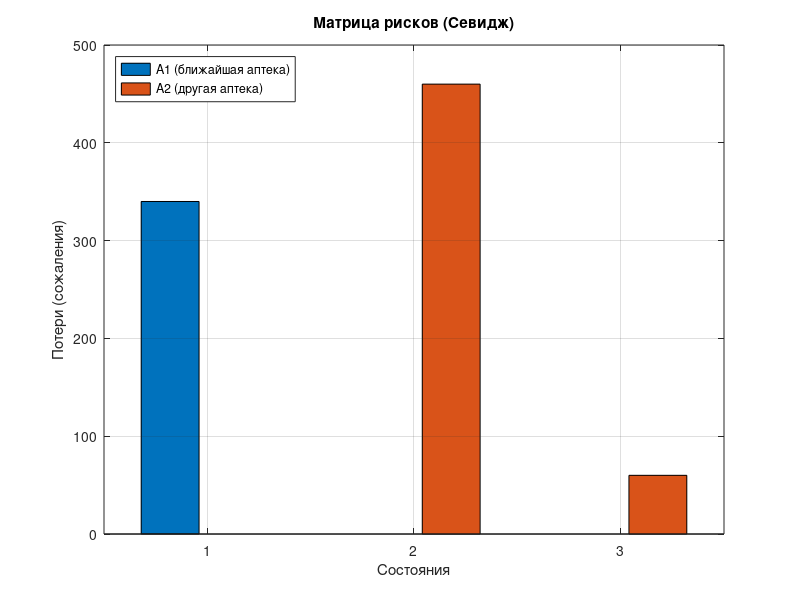

Source code (MATLAB):
% =========================================================
% ЛР12 — покупка лекарства (критерии + риски)
% =========================================================

clear;
clc;

%% =========================================================
% Матрица выигрышей
% =========================================================

A = [
    0    0    0;
  340 -460  -60
];

labels = {'A1 (ближайшая аптека)','A2 (другая аптека)'};

%% =========================================================
% Критерий Лапласа
% =========================================================

laplace = mean(A,2);

%% =========================================================
% Критерий Вальда
% =========================================================

wald = min(A,[],2);

%% =========================================================
% Критерий Севиджа (матрица рисков)
% =========================================================

best = max(A);
regret = best - A;
savage = max(regret,[],2);

%% =========================================================
% Критерий Гурвица
% =========================================================

alpha = 0.6;
hurwicz = alpha*max(A,[],2) + (1-alpha)*min(A,[],2);

%% =========================================================
% Выбор стратегий
% =========================================================

[~, lap] = max(laplace);
[~, wal] = max(wald);
[~, sav] = min(savage);
[~, hur] = max(hurwicz);

%% =========================================================
% Вывод в консоль
% =========================================================

fprintf('Лаплас: A%d\n', lap);
fprintf('Вальд: A%d\n', wal);
fprintf('Севидж: A%d\n', sav);
fprintf('Гурвиц: A%d\n', hur);

%% =========================================================
% График рисков (Севидж)
% =========================================================

figure('Visible','off');

bar(regret','grouped');

title('Матрица рисков (Севидж)');
xlabel('Состояния');
ylabel('Потери (сожаления)');
legend(labels,'Location','northwest');
grid on;

exportgraphics(gcf,'lab12_med_risk.png','Resolution',300);
close(gcf);

%% =========================================================
% Сохранение результатов
% =========================================================

fileID = fopen('lab12_med_result.txt','w');

fprintf(fileID,'ЛР12 — покупка лекарства\n\n');

fprintf(fileID,'Лаплас: A%d\n', lap);
fprintf(fileID,'Вальд: A%d\n', wal);
fprintf(fileID,'Севидж: A%d\n', sav);
fprintf(fileID,'Гурвиц: A%d\n', hur);

fprintf(fileID,'\nМатрица выигрышей:\n');
fprintf(fileID,'%d %d %d\n', A');

fprintf(fileID,'\nМатрица рисков:\n');
fprintf(fileID,'%d %d %d\n', regret');

fclose(fileID);

disp('Готово: lab12_med_result.txt и lab12_med_risk.png');
